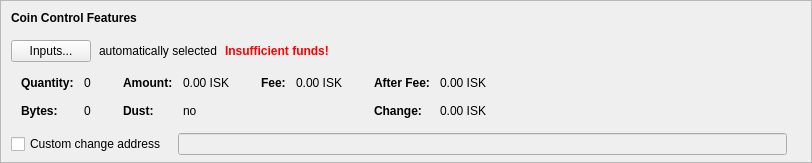
    <widget class="QFrame" name="frameCoinControl">
     <property name="sizePolicy">
      <sizepolicy hsizetype="Expanding" vsizetype="Expanding">
       <horstretch>0</horstretch>
       <verstretch>0</verstretch>
      </sizepolicy>
     </property>
     <property name="maximumSize">
      <size>
       <width>16777215</width>
       <height>16777215</height>
      </size>
     </property>
     <property name="frameShape">
      <enum>QFrame::StyledPanel</enum>
     </property>
     <property name="frameShadow">
      <enum>QFrame::Sunken</enum>
     </property>
     <layout class="QVBoxLayout" name="verticalLayoutCoinControl2">
      <property name="spacing">
       <number>0</number>
      </property>
      <property name="leftMargin">
       <number>0</number>
      </property>
      <property name="topMargin">
       <number>0</number>
      </property>
      <property name="rightMargin">
       <number>0</number>
      </property>
      <property name="bottomMargin">
       <number>6</number>
      </property>
      <item>
       <layout class="QVBoxLayout" name="verticalLayoutCoinControl" stretch="0,0,0,0,1">
        <property name="spacing">
         <number>0</number>
        </property>
        <property name="leftMargin">
         <number>10</number>
        </property>
        <property name="topMargin">
         <number>10</number>
        </property>
        <item>
         <layout class="QHBoxLayout" name="horizontalLayoutCoinControl1">
          <property name="bottomMargin">
           <number>15</number>
          </property>
          <item>
           <widget class="QLabel" name="labelCoinControlFeatures">
            <property name="sizePolicy">
             <sizepolicy hsizetype="Preferred" vsizetype="Maximum">
              <horstretch>0</horstretch>
              <verstretch>0</verstretch>
             </sizepolicy>
            </property>
            <property name="font">
             <font>
              <weight>75</weight>
              <bold>true</bold>
             </font>
            </property>
            <property name="styleSheet">
             <string notr="true">font-weight:bold;</string>
            </property>
            <property name="text">
             <string>Coin Control Features</string>
            </property>
           </widget>
          </item>
         </layout>
        </item>
        <item>
         <layout class="QHBoxLayout" name="horizontalLayoutCoinControl2" stretch="0,0,0,0">
          <property name="spacing">
           <number>8</number>
          </property>
          <property name="bottomMargin">
           <number>10</number>
          </property>
          <item>
           <widget class="QPushButton" name="pushButtonCoinControl">
            <property name="styleSheet">
             <string notr="true"/>
            </property>
            <property name="text">
             <string>Inputs...</string>
            </property>
            <property name="autoDefault">
             <bool>false</bool>
            </property>
           </widget>
          </item>
          <item>
           <widget class="QLabel" name="labelCoinControlAutomaticallySelected">
            <property name="text">
             <string>automatically selected</string>
            </property>
            <property name="margin">
             <number>5</number>
            </property>
           </widget>
          </item>
          <item>
           <widget class="QLabel" name="labelCoinControlInsuffFunds">
            <property name="font">
             <font>
              <weight>75</weight>
              <bold>true</bold>
             </font>
            </property>
            <property name="styleSheet">
             <string notr="true">color:red;font-weight:bold;</string>
            </property>
            <property name="text">
             <string>Insufficient funds!</string>
            </property>
            <property name="margin">
             <number>5</number>
            </property>
           </widget>
          </item>
          <item>
           <spacer name="horizontalSpacerCoinControl">
            <property name="orientation">
             <enum>Qt::Horizontal</enum>
            </property>
            <property name="sizeHint" stdset="0">
             <size>
              <width>40</width>
              <height>1</height>
             </size>
            </property>
           </spacer>
          </item>
         </layout>
        </item>
        <item>
         <widget class="QWidget" name="widgetCoinControl" native="true">
          <property name="sizePolicy">
           <sizepolicy hsizetype="Preferred" vsizetype="Preferred">
            <horstretch>0</horstretch>
            <verstretch>0</verstretch>
           </sizepolicy>
          </property>
          <property name="minimumSize">
           <size>
            <width>0</width>
            <height>0</height>
           </size>
          </property>
          <property name="styleSheet">
           <string notr="true"/>
          </property>
          <layout class="QHBoxLayout" name="horizontalLayoutCoinControl5">
           <property name="leftMargin">
            <number>0</number>
           </property>
           <property name="topMargin">
            <number>0</number>
           </property>
           <property name="rightMargin">
            <number>0</number>
           </property>
           <property name="bottomMargin">
            <number>0</number>
           </property>
           <item>
            <layout class="QHBoxLayout" name="horizontalLayoutCoinControl3" stretch="0,0,0,1">
             <property name="spacing">
              <number>20</number>
             </property>
             <property name="topMargin">
              <number>0</number>
             </property>
             <property name="bottomMargin">
              <number>10</number>
             </property>
             <item>
              <layout class="QFormLayout" name="formLayoutCoinControl1">
               <property name="horizontalSpacing">
                <number>10</number>
               </property>
               <property name="verticalSpacing">
                <number>14</number>
               </property>
               <property name="leftMargin">
                <number>10</number>
               </property>
               <property name="topMargin">
                <number>4</number>
               </property>
               <property name="rightMargin">
                <number>6</number>
               </property>
               <item row="0" column="0">
                <widget class="QLabel" name="labelCoinControlQuantityText">
                 <property name="font">
                  <font>
                   <weight>75</weight>
                   <bold>true</bold>
                  </font>
                 </property>
                 <property name="text">
                  <string>Quantity:</string>
                 </property>
                 <property name="margin">
                  <number>0</number>
                 </property>
                </widget>
               </item>
               <item row="0" column="1">
                <widget class="QLabel" name="labelCoinControlQuantity">
                 <property name="cursor">
                  <cursorShape>IBeamCursor</cursorShape>
                 </property>
                 <property name="contextMenuPolicy">
                  <enum>Qt::ActionsContextMenu</enum>
                 </property>
                 <property name="text">
                  <string notr="true">0</string>
                 </property>
                 <property name="margin">
                  <number>0</number>
                 </property>
                 <property name="textInteractionFlags">
                  <set>Qt::LinksAccessibleByMouse|Qt::TextSelectableByKeyboard|Qt::TextSelectableByMouse</set>
                 </property>
                </widget>
               </item>
               <item row="1" column="0">
                <widget class="QLabel" name="labelCoinControlBytesText">
                 <property name="font">
                  <font>
                   <weight>75</weight>
                   <bold>true</bold>
                  </font>
                 </property>
                 <property name="text">
                  <string>Bytes:</string>
                 </property>
                </widget>
               </item>
               <item row="1" column="1">
                <widget class="QLabel" name="labelCoinControlBytes">
                 <property name="cursor">
                  <cursorShape>IBeamCursor</cursorShape>
                 </property>
                 <property name="contextMenuPolicy">
                  <enum>Qt::ActionsContextMenu</enum>
                 </property>
                 <property name="text">
                  <string notr="true">0</string>
                 </property>
                 <property name="textInteractionFlags">
                  <set>Qt::LinksAccessibleByMouse|Qt::TextSelectableByKeyboard|Qt::TextSelectableByMouse</set>
                 </property>
                </widget>
               </item>
              </layout>
             </item>
             <item>
              <layout class="QFormLayout" name="formLayoutCoinControl2">
               <property name="horizontalSpacing">
                <number>10</number>
               </property>
               <property name="verticalSpacing">
                <number>14</number>
               </property>
               <property name="leftMargin">
                <number>6</number>
               </property>
               <property name="topMargin">
                <number>4</number>
               </property>
               <property name="rightMargin">
                <number>6</number>
               </property>
               <item row="0" column="0">
                <widget class="QLabel" name="labelCoinControlAmountText">
                 <property name="font">
                  <font>
                   <weight>75</weight>
                   <bold>true</bold>
                  </font>
                 </property>
                 <property name="text">
                  <string>Amount:</string>
                 </property>
                 <property name="margin">
                  <number>0</number>
                 </property>
                </widget>
               </item>
               <item row="0" column="1">
                <widget class="QLabel" name="labelCoinControlAmount">
                 <property name="cursor">
                  <cursorShape>IBeamCursor</cursorShape>
                 </property>
                 <property name="contextMenuPolicy">
                  <enum>Qt::ActionsContextMenu</enum>
                 </property>
                 <property name="text">
                  <string notr="true">0.00 ISK</string>
                 </property>
                 <property name="textInteractionFlags">
                  <set>Qt::LinksAccessibleByMouse|Qt::TextSelectableByKeyboard|Qt::TextSelectableByMouse</set>
                 </property>
                </widget>
               </item>
               <item row="1" column="0">
                <widget class="QLabel" name="labelCoinControlLowOutputText">
                 <property name="font">
                  <font>
                   <weight>75</weight>
                   <bold>true</bold>
                  </font>
                 </property>
                 <property name="text">
                  <string>Dust:</string>
                 </property>
                </widget>
               </item>
               <item row="1" column="1">
                <widget class="QLabel" name="labelCoinControlLowOutput">
                 <property name="cursor">
                  <cursorShape>IBeamCursor</cursorShape>
                 </property>
                 <property name="contextMenuPolicy">
                  <enum>Qt::ActionsContextMenu</enum>
                 </property>
                 <property name="text">
                  <string notr="true">no</string>
                 </property>
                 <property name="textInteractionFlags">
                  <set>Qt::LinksAccessibleByMouse|Qt::TextSelectableByKeyboard|Qt::TextSelectableByMouse</set>
                 </property>
                </widget>
               </item>
              </layout>
             </item>
             <item>
              <layout class="QFormLayout" name="formLayoutCoinControl3">
               <property name="horizontalSpacing">
                <number>10</number>
               </property>
               <property name="verticalSpacing">
                <number>14</number>
               </property>
               <property name="leftMargin">
                <number>6</number>
               </property>
               <property name="topMargin">
                <number>4</number>
               </property>
               <property name="rightMargin">
                <number>6</number>
               </property>
               <item row="0" column="0">
                <widget class="QLabel" name="labelCoinControlFeeText">
                 <property name="font">
                  <font>
                   <weight>75</weight>
                   <bold>true</bold>
                  </font>
                 </property>
                 <property name="text">
                  <string>Fee:</string>
                 </property>
                 <property name="margin">
                  <number>0</number>
                 </property>
                </widget>
               </item>
               <item row="0" column="1">
                <widget class="QLabel" name="labelCoinControlFee">
                 <property name="cursor">
                  <cursorShape>IBeamCursor</cursorShape>
                 </property>
                 <property name="contextMenuPolicy">
                  <enum>Qt::ActionsContextMenu</enum>
                 </property>
                 <property name="text">
                  <string notr="true">0.00 ISK</string>
                 </property>
                 <property name="textInteractionFlags">
                  <set>Qt::LinksAccessibleByMouse|Qt::TextSelectableByKeyboard|Qt::TextSelectableByMouse</set>
                 </property>
                </widget>
               </item>
              </layout>
             </item>
             <item>
              <layout class="QFormLayout" name="formLayoutCoinControl4">
               <property name="horizontalSpacing">
                <number>10</number>
               </property>
               <property name="verticalSpacing">
                <number>14</number>
               </property>
               <property name="leftMargin">
                <number>6</number>
               </property>
               <property name="topMargin">
                <number>4</number>
               </property>
               <property name="rightMargin">
                <number>6</number>
               </property>
               <item row="0" column="0">
                <widget class="QLabel" name="labelCoinControlAfterFeeText">
                 <property name="font">
                  <font>
                   <weight>75</weight>
                   <bold>true</bold>
                  </font>
                 </property>
                 <property name="text">
                  <string>After Fee:</string>
                 </property>
                 <property name="margin">
                  <number>0</number>
                 </property>
                </widget>
               </item>
               <item row="0" column="1">
                <widget class="QLabel" name="labelCoinControlAfterFee">
                 <property name="cursor">
                  <cursorShape>IBeamCursor</cursorShape>
                 </property>
                 <property name="contextMenuPolicy">
                  <enum>Qt::ActionsContextMenu</enum>
                 </property>
                 <property name="text">
                  <string notr="true">0.00 ISK</string>
                 </property>
                 <property name="textInteractionFlags">
                  <set>Qt::LinksAccessibleByMouse|Qt::TextSelectableByKeyboard|Qt::TextSelectableByMouse</set>
                 </property>
                </widget>
               </item>
               <item row="1" column="0">
                <widget class="QLabel" name="labelCoinControlChangeText">
                 <property name="font">
                  <font>
                   <weight>75</weight>
                   <bold>true</bold>
                  </font>
                 </property>
                 <property name="text">
                  <string>Change:</string>
                 </property>
                </widget>
               </item>
               <item row="1" column="1">
                <widget class="QLabel" name="labelCoinControlChange">
                 <property name="cursor">
                  <cursorShape>IBeamCursor</cursorShape>
                 </property>
                 <property name="contextMenuPolicy">
                  <enum>Qt::ActionsContextMenu</enum>
                 </property>
                 <property name="text">
                  <string notr="true">0.00 ISK</string>
                 </property>
                 <property name="textInteractionFlags">
                  <set>Qt::LinksAccessibleByMouse|Qt::TextSelectableByKeyboard|Qt::TextSelectableByMouse</set>
                 </property>
                </widget>
               </item>
              </layout>
             </item>
            </layout>
           </item>
          </layout>
         </widget>
        </item>
        <item>
         <layout class="QHBoxLayout" name="horizontalLayoutCoinControl4" stretch="0,0,0">
          <property name="spacing">
           <number>12</number>
          </property>
          <property name="sizeConstraint">
           <enum>QLayout::SetDefaultConstraint</enum>
          </property>
          <property name="topMargin">
           <number>5</number>
          </property>
          <property name="rightMargin">
           <number>5</number>
          </property>
          <item>
           <widget class="QCheckBox" name="checkBoxCoinControlChange">
            <property name="toolTip">
             <string>If this is activated, but the change address is empty or invalid, change will be sent to a newly generated address.</string>
            </property>
            <property name="text">
             <string>Custom change address</string>
            </property>
           </widget>
          </item>
          <item>
           <widget class="QValidatedLineEdit" name="lineEditCoinControlChange">
            <property name="enabled">
             <bool>false</bool>
            </property>
            <property name="sizePolicy">
             <sizepolicy hsizetype="Expanding" vsizetype="Fixed">
              <horstretch>0</horstretch>
              <verstretch>0</verstretch>
             </sizepolicy>
            </property>
           </widget>
          </item>
          <item>
           <widget class="QLabel" name="labelCoinControlChangeLabel">
            <property name="sizePolicy">
             <sizepolicy hsizetype="Preferred" vsizetype="Expanding">
              <horstretch>0</horstretch>
              <verstretch>0</verstretch>
             </sizepolicy>
            </property>
            <property name="minimumSize">
             <size>
              <width>0</width>
              <height>0</height>
             </size>
            </property>
            <property name="text">
             <string/>
            </property>
            <property name="margin">
             <number>3</number>
            </property>
           </widget>
          </item>
         </layout>
        </item>
        <item>
         <spacer name="verticalSpacerCoinControl">
          <property name="orientation">
           <enum>Qt::Vertical</enum>
          </property>
          <property name="sizeHint" stdset="0">
           <size>
            <width>800</width>
            <height>1</height>
           </size>
          </property>
         </spacer>
        </item>
       </layout>
      </item>
     </layout>
    </widget>
